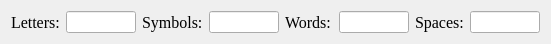
   <widget class="QWidget" name="">
    <property name="geometry">
     <rect>
      <x>20</x>
      <y>500</y>
      <width>551</width>
      <height>26</height>
     </rect>
    </property>
    <layout class="QHBoxLayout" name="horizontalLayout">
     <item>
      <layout class="QHBoxLayout" name="horizontal_letters">
       <item>
        <widget class="QLabel" name="label_letters">
         <property name="font">
          <font>
           <family>Times New Roman</family>
           <pointsize>12</pointsize>
          </font>
         </property>
         <property name="text">
          <string>Letters:</string>
         </property>
        </widget>
       </item>
       <item>
        <widget class="QLineEdit" name="lineEdit_letters">
         <property name="minimumSize">
          <size>
           <width>70</width>
           <height>22</height>
          </size>
         </property>
         <property name="maximumSize">
          <size>
           <width>70</width>
           <height>22</height>
          </size>
         </property>
         <property name="font">
          <font>
           <family>Times New Roman</family>
           <pointsize>12</pointsize>
          </font>
         </property>
         <property name="cursor">
          <cursorShape>ArrowCursor</cursorShape>
         </property>
         <property name="focusPolicy">
          <enum>Qt::NoFocus</enum>
         </property>
         <property name="contextMenuPolicy">
          <enum>Qt::NoContextMenu</enum>
         </property>
         <property name="autoFillBackground">
          <bool>false</bool>
         </property>
         <property name="alignment">
          <set>Qt::AlignLeading|Qt::AlignLeft|Qt::AlignVCenter</set>
         </property>
         <property name="dragEnabled">
          <bool>false</bool>
         </property>
         <property name="readOnly">
          <bool>true</bool>
         </property>
        </widget>
       </item>
      </layout>
     </item>
     <item>
      <layout class="QHBoxLayout" name="horizontal_symbols">
       <item>
        <widget class="QLabel" name="label_symbols">
         <property name="font">
          <font>
           <family>Times New Roman</family>
           <pointsize>12</pointsize>
          </font>
         </property>
         <property name="text">
          <string>Symbols:</string>
         </property>
        </widget>
       </item>
       <item>
        <widget class="QLineEdit" name="lineEdit_symbols">
         <property name="minimumSize">
          <size>
           <width>70</width>
           <height>22</height>
          </size>
         </property>
         <property name="maximumSize">
          <size>
           <width>70</width>
           <height>22</height>
          </size>
         </property>
         <property name="font">
          <font>
           <family>Times New Roman</family>
           <pointsize>12</pointsize>
          </font>
         </property>
         <property name="cursor">
          <cursorShape>ArrowCursor</cursorShape>
         </property>
         <property name="focusPolicy">
          <enum>Qt::NoFocus</enum>
         </property>
         <property name="contextMenuPolicy">
          <enum>Qt::NoContextMenu</enum>
         </property>
         <property name="autoFillBackground">
          <bool>false</bool>
         </property>
         <property name="alignment">
          <set>Qt::AlignLeading|Qt::AlignLeft|Qt::AlignVCenter</set>
         </property>
         <property name="dragEnabled">
          <bool>false</bool>
         </property>
         <property name="readOnly">
          <bool>true</bool>
         </property>
        </widget>
       </item>
      </layout>
     </item>
     <item>
      <layout class="QHBoxLayout" name="horizontal_words">
       <item>
        <widget class="QLabel" name="label_words">
         <property name="font">
          <font>
           <family>Times New Roman</family>
           <pointsize>12</pointsize>
          </font>
         </property>
         <property name="text">
          <string>Words:</string>
         </property>
        </widget>
       </item>
       <item>
        <widget class="QLineEdit" name="lineEdit_words">
         <property name="minimumSize">
          <size>
           <width>70</width>
           <height>22</height>
          </size>
         </property>
         <property name="maximumSize">
          <size>
           <width>70</width>
           <height>22</height>
          </size>
         </property>
         <property name="font">
          <font>
           <family>Times New Roman</family>
           <pointsize>12</pointsize>
          </font>
         </property>
         <property name="cursor">
          <cursorShape>ArrowCursor</cursorShape>
         </property>
         <property name="focusPolicy">
          <enum>Qt::NoFocus</enum>
         </property>
         <property name="contextMenuPolicy">
          <enum>Qt::NoContextMenu</enum>
         </property>
         <property name="autoFillBackground">
          <bool>false</bool>
         </property>
         <property name="alignment">
          <set>Qt::AlignLeading|Qt::AlignLeft|Qt::AlignVCenter</set>
         </property>
         <property name="dragEnabled">
          <bool>false</bool>
         </property>
         <property name="readOnly">
          <bool>true</bool>
         </property>
        </widget>
       </item>
      </layout>
     </item>
     <item>
      <layout class="QHBoxLayout" name="horizontal_spaces">
       <item>
        <widget class="QLabel" name="label_spases">
         <property name="font">
          <font>
           <family>Times New Roman</family>
           <pointsize>12</pointsize>
          </font>
         </property>
         <property name="text">
          <string>Spaces:</string>
         </property>
        </widget>
       </item>
       <item>
        <widget class="QLineEdit" name="lineEdit_spaces">
         <property name="minimumSize">
          <size>
           <width>70</width>
           <height>22</height>
          </size>
         </property>
         <property name="maximumSize">
          <size>
           <width>70</width>
           <height>22</height>
          </size>
         </property>
         <property name="font">
          <font>
           <family>Times New Roman</family>
           <pointsize>12</pointsize>
          </font>
         </property>
         <property name="cursor">
          <cursorShape>ArrowCursor</cursorShape>
         </property>
         <property name="focusPolicy">
          <enum>Qt::NoFocus</enum>
         </property>
         <property name="contextMenuPolicy">
          <enum>Qt::NoContextMenu</enum>
         </property>
         <property name="autoFillBackground">
          <bool>false</bool>
         </property>
         <property name="alignment">
          <set>Qt::AlignLeading|Qt::AlignLeft|Qt::AlignVCenter</set>
         </property>
         <property name="dragEnabled">
          <bool>false</bool>
         </property>
         <property name="readOnly">
          <bool>true</bool>
         </property>
        </widget>
       </item>
      </layout>
     </item>
    </layout>
   </widget>
